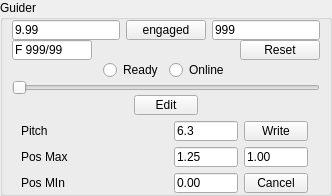
       <widget class="QGroupBox" name="gbGuider">
        <property name="title">
         <string>Guider</string>
        </property>
        <layout class="QVBoxLayout" name="verticalLayout_14">
         <property name="spacing">
          <number>0</number>
         </property>
         <property name="leftMargin">
          <number>0</number>
         </property>
         <property name="topMargin">
          <number>0</number>
         </property>
         <property name="rightMargin">
          <number>0</number>
         </property>
         <property name="bottomMargin">
          <number>0</number>
         </property>
         <item>
          <widget class="QGroupBox" name="groupBox_54">
           <property name="maximumSize">
            <size>
             <width>16777215</width>
             <height>30</height>
            </size>
           </property>
           <property name="styleSheet">
            <string notr="true">QGroupBox {
    border: none;
    margin-top: 0px;
}
</string>
           </property>
           <property name="title">
            <string/>
           </property>
           <layout class="QHBoxLayout" name="horizontalLayout_36">
            <property name="topMargin">
             <number>0</number>
            </property>
            <property name="bottomMargin">
             <number>0</number>
            </property>
            <item>
             <widget class="QLineEdit" name="lineEdit_31">
              <property name="maximumSize">
               <size>
                <width>16777215</width>
                <height>20</height>
               </size>
              </property>
              <property name="text">
               <string>9.99</string>
              </property>
             </widget>
            </item>
            <item>
             <widget class="QPushButton" name="pushButton_16">
              <property name="maximumSize">
               <size>
                <width>16777215</width>
                <height>20</height>
               </size>
              </property>
              <property name="text">
               <string>engaged</string>
              </property>
             </widget>
            </item>
            <item>
             <widget class="QLineEdit" name="lineEdit_32">
              <property name="maximumSize">
               <size>
                <width>16777215</width>
                <height>20</height>
               </size>
              </property>
              <property name="text">
               <string>999</string>
              </property>
             </widget>
            </item>
           </layout>
          </widget>
         </item>
         <item>
          <widget class="QGroupBox" name="groupBox_53">
           <property name="maximumSize">
            <size>
             <width>16777215</width>
             <height>30</height>
            </size>
           </property>
           <property name="styleSheet">
            <string notr="true">QGroupBox {
    border: none;
    margin-top: 0px;
}
</string>
           </property>
           <property name="title">
            <string/>
           </property>
           <layout class="QHBoxLayout" name="horizontalLayout_37">
            <property name="topMargin">
             <number>0</number>
            </property>
            <property name="bottomMargin">
             <number>0</number>
            </property>
            <item>
             <widget class="QLineEdit" name="lineEdit_33">
              <property name="maximumSize">
               <size>
                <width>80</width>
                <height>20</height>
               </size>
              </property>
              <property name="text">
               <string>F 999/99</string>
              </property>
             </widget>
            </item>
            <item>
             <spacer name="horizontalSpacer_41">
              <property name="orientation">
               <enum>Qt::Orientation::Horizontal</enum>
              </property>
              <property name="sizeHint" stdset="0">
               <size>
                <width>40</width>
                <height>20</height>
               </size>
              </property>
             </spacer>
            </item>
            <item>
             <widget class="QPushButton" name="btnGuideReset">
              <property name="maximumSize">
               <size>
                <width>16777215</width>
                <height>20</height>
               </size>
              </property>
              <property name="text">
               <string>Reset</string>
              </property>
             </widget>
            </item>
           </layout>
          </widget>
         </item>
         <item>
          <widget class="QGroupBox" name="groupBox_50">
           <property name="maximumSize">
            <size>
             <width>16777215</width>
             <height>30</height>
            </size>
           </property>
           <property name="styleSheet">
            <string notr="true">QGroupBox {
    border: none;
    margin-top: 0px;
}
</string>
           </property>
           <property name="title">
            <string/>
           </property>
           <layout class="QHBoxLayout" name="horizontalLayout_38">
            <property name="topMargin">
             <number>0</number>
            </property>
            <property name="bottomMargin">
             <number>0</number>
            </property>
            <item>
             <spacer name="horizontalSpacer_39">
              <property name="orientation">
               <enum>Qt::Orientation::Horizontal</enum>
              </property>
              <property name="sizeHint" stdset="0">
               <size>
                <width>40</width>
                <height>20</height>
               </size>
              </property>
             </spacer>
            </item>
            <item>
             <widget class="QRadioButton" name="radioButton_31">
              <property name="maximumSize">
               <size>
                <width>16777215</width>
                <height>20</height>
               </size>
              </property>
              <property name="text">
               <string>Ready</string>
              </property>
             </widget>
            </item>
            <item>
             <widget class="QRadioButton" name="radioButton_32">
              <property name="maximumSize">
               <size>
                <width>16777215</width>
                <height>20</height>
               </size>
              </property>
              <property name="text">
               <string>Online</string>
              </property>
             </widget>
            </item>
            <item>
             <spacer name="horizontalSpacer_40">
              <property name="orientation">
               <enum>Qt::Orientation::Horizontal</enum>
              </property>
              <property name="sizeHint" stdset="0">
               <size>
                <width>40</width>
                <height>20</height>
               </size>
              </property>
             </spacer>
            </item>
           </layout>
          </widget>
         </item>
         <item>
          <widget class="QGroupBox" name="groupBox_51">
           <property name="maximumSize">
            <size>
             <width>16777215</width>
             <height>30</height>
            </size>
           </property>
           <property name="styleSheet">
            <string notr="true">QGroupBox {
    border: none;
    margin-top: 0px;
}
</string>
           </property>
           <property name="title">
            <string/>
           </property>
           <layout class="QHBoxLayout" name="horizontalLayout_39">
            <property name="topMargin">
             <number>0</number>
            </property>
            <property name="bottomMargin">
             <number>0</number>
            </property>
            <item>
             <widget class="QSlider" name="horizontalSlider">
              <property name="maximumSize">
               <size>
                <width>16777215</width>
                <height>20</height>
               </size>
              </property>
              <property name="orientation">
               <enum>Qt::Orientation::Horizontal</enum>
              </property>
             </widget>
            </item>
           </layout>
          </widget>
         </item>
         <item>
          <widget class="QGroupBox" name="groupBox_52">
           <property name="styleSheet">
            <string notr="true">QGroupBox {
    border: none;
    margin-top: 0px;
}
</string>
           </property>
           <property name="title">
            <string/>
           </property>
           <layout class="QVBoxLayout" name="verticalLayout_15">
            <property name="topMargin">
             <number>0</number>
            </property>
            <property name="bottomMargin">
             <number>0</number>
            </property>
            <item>
             <widget class="QGroupBox" name="groupBox_7">
              <property name="styleSheet">
               <string notr="true">QGroupBox {
    border: none;
    margin-top: 0px;
}
</string>
              </property>
              <property name="title">
               <string/>
              </property>
              <layout class="QHBoxLayout" name="horizontalLayout_48">
               <property name="spacing">
                <number>0</number>
               </property>
               <property name="leftMargin">
                <number>0</number>
               </property>
               <property name="topMargin">
                <number>0</number>
               </property>
               <property name="rightMargin">
                <number>0</number>
               </property>
               <property name="bottomMargin">
                <number>0</number>
               </property>
               <item>
                <spacer name="horizontalSpacer_34">
                 <property name="orientation">
                  <enum>Qt::Orientation::Horizontal</enum>
                 </property>
                 <property name="sizeHint" stdset="0">
                  <size>
                   <width>40</width>
                   <height>20</height>
                  </size>
                 </property>
                </spacer>
               </item>
               <item>
                <widget class="QPushButton" name="pushButton_17">
                 <property name="maximumSize">
                  <size>
                   <width>64</width>
                   <height>20</height>
                  </size>
                 </property>
                 <property name="text">
                  <string>Edit</string>
                 </property>
                </widget>
               </item>
               <item>
                <spacer name="horizontalSpacer_2">
                 <property name="orientation">
                  <enum>Qt::Orientation::Horizontal</enum>
                 </property>
                 <property name="sizeHint" stdset="0">
                  <size>
                   <width>64</width>
                   <height>20</height>
                  </size>
                 </property>
                </spacer>
               </item>
              </layout>
             </widget>
            </item>
            <item>
             <widget class="QGroupBox" name="groupBox_55">
              <property name="maximumSize">
               <size>
                <width>16777215</width>
                <height>30</height>
               </size>
              </property>
              <property name="styleSheet">
               <string notr="true">QGroupBox {
    border: none;
    margin-top: 0px;
}
</string>
              </property>
              <property name="title">
               <string/>
              </property>
              <layout class="QHBoxLayout" name="horizontalLayout_42">
               <property name="topMargin">
                <number>0</number>
               </property>
               <property name="rightMargin">
                <number>12</number>
               </property>
               <property name="bottomMargin">
                <number>0</number>
               </property>
               <item>
                <widget class="QLabel" name="label_28">
                 <property name="maximumSize">
                  <size>
                   <width>16777215</width>
                   <height>20</height>
                  </size>
                 </property>
                 <property name="text">
                  <string>Pitch</string>
                 </property>
                </widget>
               </item>
               <item>
                <widget class="QLineEdit" name="lineEdit_35">
                 <property name="minimumSize">
                  <size>
                   <width>64</width>
                   <height>0</height>
                  </size>
                 </property>
                 <property name="maximumSize">
                  <size>
                   <width>64</width>
                   <height>20</height>
                  </size>
                 </property>
                 <property name="text">
                  <string>6.3</string>
                 </property>
                </widget>
               </item>
               <item>
                <widget class="QPushButton" name="pushButton_18">
                 <property name="maximumSize">
                  <size>
                   <width>64</width>
                   <height>20</height>
                  </size>
                 </property>
                 <property name="text">
                  <string>Write</string>
                 </property>
                </widget>
               </item>
              </layout>
             </widget>
            </item>
            <item>
             <widget class="QGroupBox" name="groupBox_57">
              <property name="maximumSize">
               <size>
                <width>16777215</width>
                <height>30</height>
               </size>
              </property>
              <property name="styleSheet">
               <string notr="true">QGroupBox {
    border: none;
    margin-top: 0px;
}
</string>
              </property>
              <property name="title">
               <string/>
              </property>
              <layout class="QHBoxLayout" name="horizontalLayout_41">
               <property name="topMargin">
                <number>0</number>
               </property>
               <property name="rightMargin">
                <number>12</number>
               </property>
               <property name="bottomMargin">
                <number>0</number>
               </property>
               <item>
                <widget class="QLabel" name="label_29">
                 <property name="maximumSize">
                  <size>
                   <width>16777215</width>
                   <height>20</height>
                  </size>
                 </property>
                 <property name="text">
                  <string>Pos Max</string>
                 </property>
                </widget>
               </item>
               <item>
                <widget class="QLineEdit" name="lineEdit_38">
                 <property name="minimumSize">
                  <size>
                   <width>64</width>
                   <height>0</height>
                  </size>
                 </property>
                 <property name="maximumSize">
                  <size>
                   <width>64</width>
                   <height>20</height>
                  </size>
                 </property>
                 <property name="text">
                  <string>1.25</string>
                 </property>
                </widget>
               </item>
               <item>
                <widget class="QLineEdit" name="lineEdit_36">
                 <property name="maximumSize">
                  <size>
                   <width>64</width>
                   <height>20</height>
                  </size>
                 </property>
                 <property name="text">
                  <string>1.00</string>
                 </property>
                </widget>
               </item>
              </layout>
             </widget>
            </item>
            <item>
             <widget class="QGroupBox" name="groupBox_56">
              <property name="maximumSize">
               <size>
                <width>16777215</width>
                <height>30</height>
               </size>
              </property>
              <property name="title">
               <string/>
              </property>
              <layout class="QHBoxLayout" name="horizontalLayout_43">
               <property name="topMargin">
                <number>0</number>
               </property>
               <property name="rightMargin">
                <number>12</number>
               </property>
               <property name="bottomMargin">
                <number>0</number>
               </property>
               <item>
                <widget class="QLabel" name="label_30">
                 <property name="maximumSize">
                  <size>
                   <width>16777215</width>
                   <height>20</height>
                  </size>
                 </property>
                 <property name="text">
                  <string>Pos MIn</string>
                 </property>
                </widget>
               </item>
               <item>
                <widget class="QLineEdit" name="lineEdit_37">
                 <property name="minimumSize">
                  <size>
                   <width>64</width>
                   <height>0</height>
                  </size>
                 </property>
                 <property name="maximumSize">
                  <size>
                   <width>64</width>
                   <height>20</height>
                  </size>
                 </property>
                 <property name="text">
                  <string>0.00</string>
                 </property>
                </widget>
               </item>
               <item>
                <widget class="QPushButton" name="pushButton_19">
                 <property name="maximumSize">
                  <size>
                   <width>64</width>
                   <height>20</height>
                  </size>
                 </property>
                 <property name="text">
                  <string>Cancel</string>
                 </property>
                </widget>
               </item>
              </layout>
             </widget>
            </item>
           </layout>
          </widget>
         </item>
        </layout>
       </widget>
